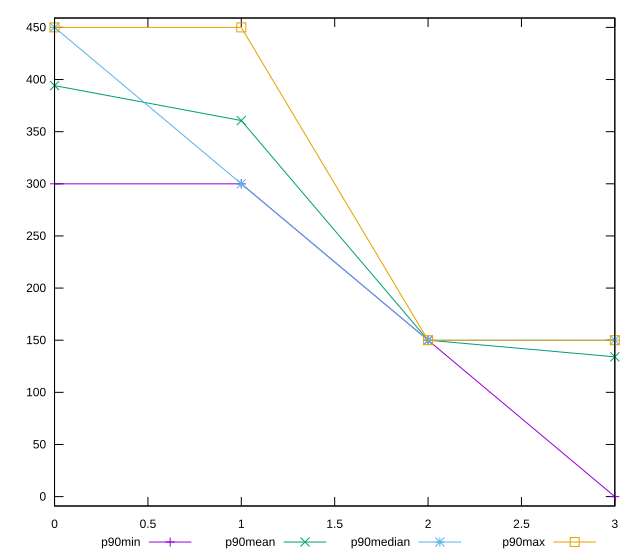

This figure's gnuplot source:
reset

$p90Min <<EOF
0 300
1 300
2 150
3 0
EOF

$p90Mean <<EOF
0 394.1489361702128
1 360.63829787234044
2 150
3 134.04255319148936
EOF

$p90Median <<EOF
0 450
1 300
2 150
3 150
EOF

$p90Max <<EOF
0 450
1 450
2 150
3 150
EOF

set key outside below
set xrange [0:3]
set yrange [-9:459]
set trange [-9:459]
set terminal svg size 640, 560 enhanced background rgb 'white'
set output "reports/report_00033_2021-03-01T14-23-16.841Z/unused-css-rules/progression/value.svg"

plot $p90Min title "p90min" with linespoints, \
     $p90Mean title "p90mean" with linespoints, \
     $p90Median title "p90median" with linespoints, \
     $p90Max title "p90max" with linespoints

reset
